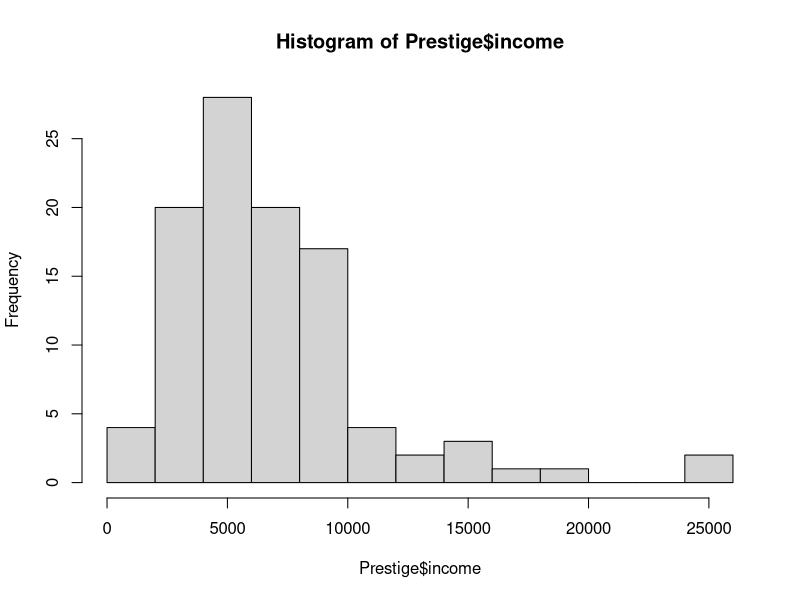
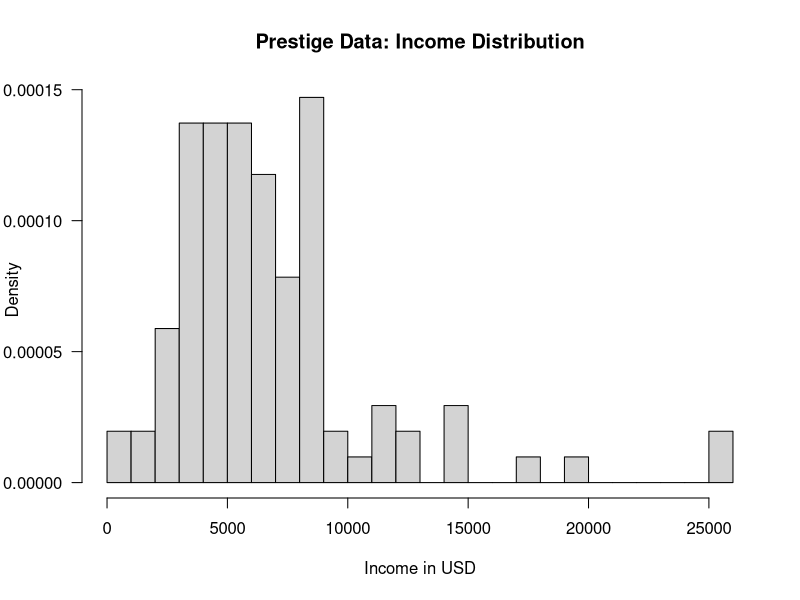
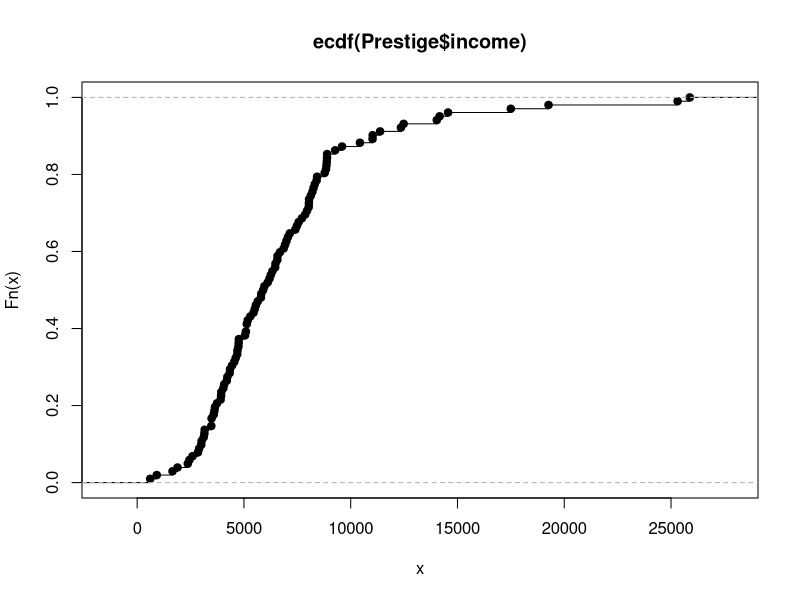
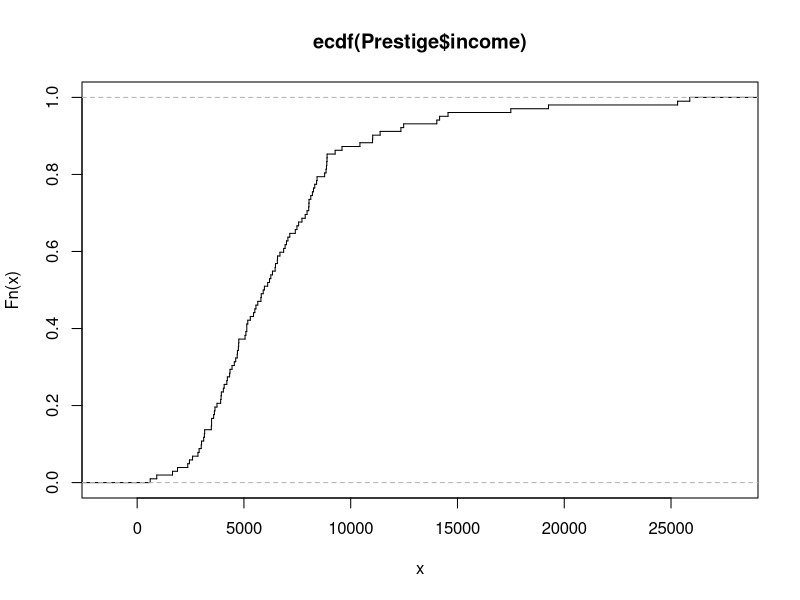
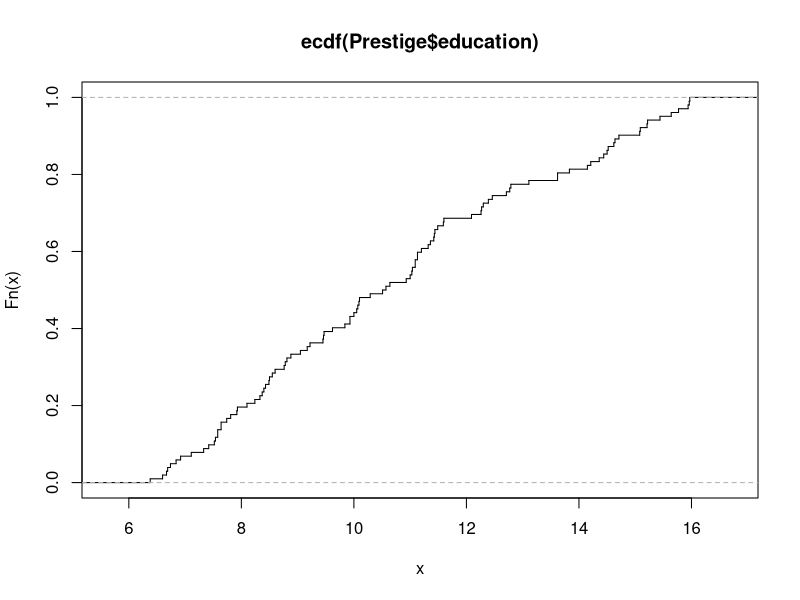

These charts were generated, in order, by the following R code: (Note: this script raises an error after producing the figures.)
#######################################################################################################
#   Statistical Computing Exercise-04                                                                 #
#   Date: 17th Dec 2022                                                                               #
#######################################################################################################

# Preparations:
rm(list = ls(all.names = TRUE))


# Standard deviation and variance in R
library(carData)
data('Prestige')

# Warm up

# a. Plot the variable income in a histogram, to get a feel for the data.
hist(Prestige$income, breaks = 15)

# Make following adjustments to the plot:
#     -> Plot probability densities on the y-axis instead of frequencies.
#     -> Adjust the breaks of the histogram so that the class width is 1000 and the lowest
#     -> Class starts with a value of 0. The highest class should be (25000, 26000]
#     -> Label the x-axis including correct units and add a title to the plot.

hist(
  Prestige$income, 
  breaks = seq(0, 26000, by=1000),
  main = 'Prestige Data: Income Distribution',
  xlab = 'Income in USD',
  ylab = 'Density',
  las = 1,
  probability = TRUE
)

?hist



# b. Interpret the values on the y-axis and calculate the value of 0.0001471 for the mode of the 
#    distribution by hand. Proceed as follows:
#    First derive the formula to calculate the density of the mode by considering the following general 
#    statements about a histogram:

#       -> The total area of a histogram used for probability density is always normalized to 1.
#       -> The plotted area in a histogram for an individual class equals the relative frequency of 
#          observations in this class.
#       -> If the length of the intervals on the x-axis are all 1, then a histogram is identical to a 
#          relative frequency plot.
#       -> Then calculate the density for the mode

# Calculation of the y-value for the mode:
# - as can be seen from the plot, the mode of the distribution is for class (8000, 9000].
# - function `hist` uses left open intervals (as the help page for `hist` tells you.)
# - the density is given as d = (rel. Frequency)/(width of class)
# This can be derived from the 2nd statement area = rel. Frequency and the
# geometric consideration that area = width * height = width * density.

dMode <- mean(Prestige$income > 8000 & Prestige$income < 9000) / 1000
dMode


# c. In Worksheet 3 you came across the R functions var() for the variance and sd() for the standard 
#    deviation. To understand these dispersion statistics better, compute these statistics from their 
#    definitions given in the lecture. Check your values using the standard R functions.

# Mean of the data points
xbar <- mean(Prestige$income)

# Mean - all data points
devs <- Prestige$income - xbar

# Square of mean - all data points
sqDevs <- devs ^ 2

# sum of all sqDevs
sumSqDevs <- sum(sqDevs)

# variance of all data points
varCalculated <- sumSqDevs / (length(Prestige$income) - 1)
sdCalculated <- sqrt(varCalculated)

print(paste('Calculated Variance= ', varCalculated, ' and SD= ', sdCalculated))

# check:

#var(Prestige$income) == varincome
all.equal(var(Prestige$income), varCalculated)
all.equal(sd(Prestige$income), sdCalculated)





# ----------------------------------------------- x -----------------------------------------------

# Linear transformations:
# Transform the data so that income is measured on a scale from 0 to 1. The formula to do  this is:
#     y(i) = (x(i) - min (x)) / (max(x) - min (x)).

# This is a linear transformation of the form y(i) = a * x(i) + b.

# a. Use R to find the values of a and b in this case?

min_income <- min(Prestige$income)
min_income

max_income <- max(Prestige$income)
max_income

# calculate value of a
a <- 1 / (max_income- min_income)

# calculate value of b
b <- (-1 * min_income) / (max_income - min_income) 

print(paste('Value of a: ', a, ' | value of b: ', b))

# b. Calculate the mean and standard deviation of the transformed income using the formula given 
#    in the lecture based on the result from part (2.c) above.

# c. Store the transformed data as new variable income01 in the Prestige data.frame.
Prestige$income_transformed <- (a * Prestige$income) + b

# d. Check that all the values of Prestige$income01 lie between 0 and 1.
summary(Prestige$income_transformed)

# b-c alternative solution
linearTransformation <- function(x){
  a <- 1 / (max(x) - min(x))
  b <- (-1 * min(x)) * a
  
  a * x + b
}

Prestige$income_transformed <- linearTransformation(Prestige$income)

summary(Prestige$income_transformed)


# e. Calculate its mean and standard deviation and compare it to the expected values.

# Check for Mean
mean(Prestige$income_transformed) 
a * mean(Prestige$income) + b


# Check for Standard Deviation
sd(Prestige$income_transformed)
sd(Prestige$income) * a



# ----------------------------------------------- x -----------------------------------------------


# Coefficient of variation C(v)
# As standardized measure of dispersion we use: C(v) = S(x) / mean(x)

# a. Calculate the CV for the variable income and income0
cv <- function(x) sd(x) / mean(x)

cv(Prestige$income)
cv(Prestige$income_transformed)


# b. Discuss the results.
# Since the applied transformtion is linear and not proportional we obtain
# different CV for the two variables




# ----------------------------------------------- x -----------------------------------------------


# Interpretation of the standard deviation

# a. For the variable called income use R to calculate the interval: [mean(x) ??? 2Sx,  mean(x) + 2Sx]

lowerBound <- mean(Prestige$income) - (2 * sd(Prestige$income))
upperBound <- mean(Prestige$income) + (2 * sd(Prestige$income))

# b. How many data points actually lie in this interval?
sum(
  lowerBound <= Prestige$income & upperBound >= Prestige$income
)

# c. What proportion of points lie in this interval?
mean(lowerBound <= Prestige$income & upperBound >= Prestige$income)


# d. Does this proportion fit with the rule of thumb?
# from the rule of thumb we would expect 95%.

# e. Repeat part the above steps for the variable education.
educationCal <- function(x){
  m <- mean(x)
  s <- sd(x)
  
  lb <- m - (2 * s)
  ub <- m + (2 * s)
  
  total_count <- sum(lb <= x & ub >= x)
  proportion <- mean(lb <= x & ub >= x)
  
  paste('Total Data point: ', total_count, ' | Portion of Data Point: ', proportion)
}

# test function with income variable
print(educationCal(Prestige$income))

# implement for education
print(educationCal(Prestige$education))




# ----------------------------------------------- x -----------------------------------------------


# Empirical cumulative distribution function
# To get the R's default plot of the empirical cumulative distribution function (ecdf) use
plot(ecdf(Prestige$income))


# Note that the function ecdf() does the calculation and the plot() function displays it.

# a. You can change the plot with the following arguments
#    To get rid of the big black dots use the argument do.points = FALSE.
#    To draw the jumps as steps add the argument verticals = TRUE.
plot(
  ecdf(
    Prestige$income  
  ),
  do.points = FALSE,
  verticals = TRUE
)

# b. Notice that the ECDF for income rises steeply between 2000 and 10000 dollars, and is then shallow 
#   for values above that. This tells us that the variable is skewed (not symmetric). Compare this with 
#   the shape of the ECDF for education, which is roughly symmetric.
plot(
  ecdf(Prestige$education),
  do.point = FALSE,
  verticals = TRUE
)


# Matrices in R
# Specifying matrix objects
M <- matrix(1:6, nrow = 2)
M

# Assigning MAtrix by row
M <- matrix(1:6, nrow = 2, byrow = TRUE)
M


# You specify the number of rows and/or the number of columns using nrow or ncol, 
# you probably want to supply at least one of them. 
# dim() returns the number of rows and columns of a matrix:

M <- matrix(1:6, nrow = 2)
M
dim(M)

M <- matrix(1:6, ncol = 3)
M
dim(M)

M <- matrix(1:6)
M
dim(M)
# without specifying row and column: Its assign all elements into one columns


# A subset of elements in a vector can be accessed using square brackets. An example from Week 1 was:
fibonacci <- c(1, 1, 2, 3, 5, 8, 13, 21, 34, 55)


# The elements of a matrix are identified by the row and the column, so the square bracket notation 
# for a matrix requires two indices separated by a comma [.,.]. 
# The row index alway comes before the column index.

M <- matrix(1:6, nrow = 2)
M
M[1,3]

# You can specify multiple rows and/or columns:
M[1:2, 1]       # 1st and 2nd row and 1st column

M[2, c(1, 3)]   # 2nd row, 1st and 3rd column | Output: 2, 6

M[1:2, c(1, 3)]  # 1st and 2nd row, and 1st and 3rd columns | Output: 1, 5, 2, 6


# The subsetting of vectors, matrices, arrays and data frames is a very useful tool and we will
# be using it a lot.

M[2, ]      # All elements of 2nd ROW

M[, 3]      # All elements of 3rd COLUMNS


# Note that in the last example R returns the column as a vector. This is usually what one wants 
# so is the default behavior. - To drop one row of a matrix use a minus sign in the row field:

M[-2, ]     # All rows, expect 2nd row

# To drop one column of a matrix use a minus sign in the column field:

M[, -1]     # All rows, all columns except the 1st


# You can even specify the rows or columns using an R-object
x <- c(1, 3)

M[, x]      # All rows of 1st and 3rd columns 




# ----------------------------------------------- x -----------------------------------------------



# Matrix arithmetic

A <- matrix(1:6, nrow = 2, byrow = TRUE)
A

B <- matrix(5:10, nrow = 2, byrow = TRUE)
B

A + B


# Multiplication of a scalar and a matrix is also straightforward:
2 * A


# Matrix multiplication
# In R A * B performs element wise multiplication and 
# A %*% B performs the matrix multiplication used in mathematics.

A * B # element wise multiplication

A %*% B
# Error in A %*% B : non-conformable arguments
# Cause: Number of Column in A is not equal number of row in A

A %*% t(B)  # Need to transpose B


# t() transposes a matrix and solve() computes the inverse.
A
t(A)

solve(A)
# Error in solve.default(A) : 'a' (2 x 3) must be square
# To get a inverse matrix, the input shoould be SQUARE

D <- matrix(1:4, nrow = 2)
solve(D)

solve(D) %*% D


# Comparing data frames and matrices:
# The Prestige data is a data frame, it contains data elements in the rows and variables in the columns. 
# It is easy to think that a data frame is a type of matrix because it stores data in a rectangular 
# format. There are similarities, but they are not the same:
  
# All entries in a matrix must be numeric, otherwise matrix addition and multiplication won't work.
# A data frame consists of a number of variables and each variable is represented as a column in the 
# data frame. The length of each variable is equal.

# A data frame can have a mix of data types: numeric, factor, logical or character. 
# All the elements of one variable must have the same data type.
# The main similarity between a matrix and a data frame is that they are both represented as rows and 
# columns and the [., .] notation can be used for both.

data("iris")  # Load iris data-set

iris[10, ]    # Return 10th rows of the data set

iris[1:10, 4] # Return 1st 10 rows and 4 columns

iris[1:10, 'Species'] # Returns 1st 10 rows of Species columns
iris$Species[1:10]    # Returns 1st 10 rows of Species columns

str(iris)

